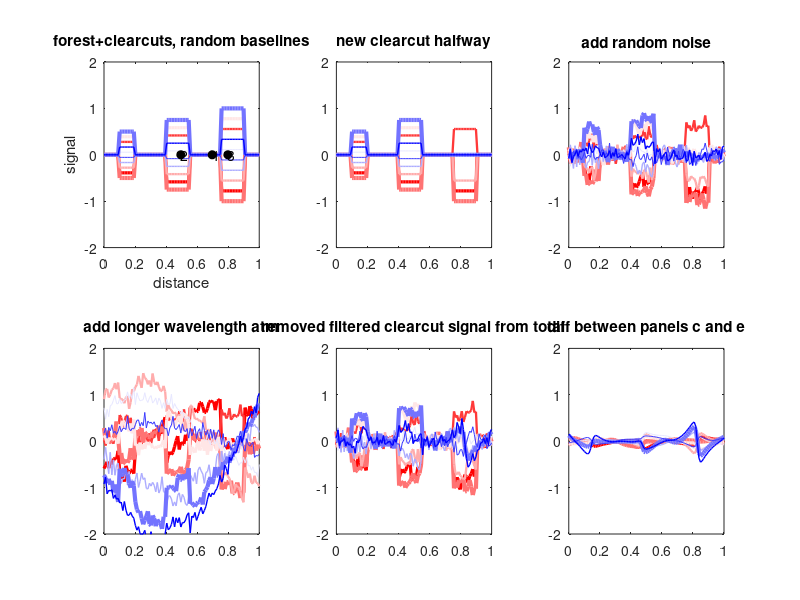
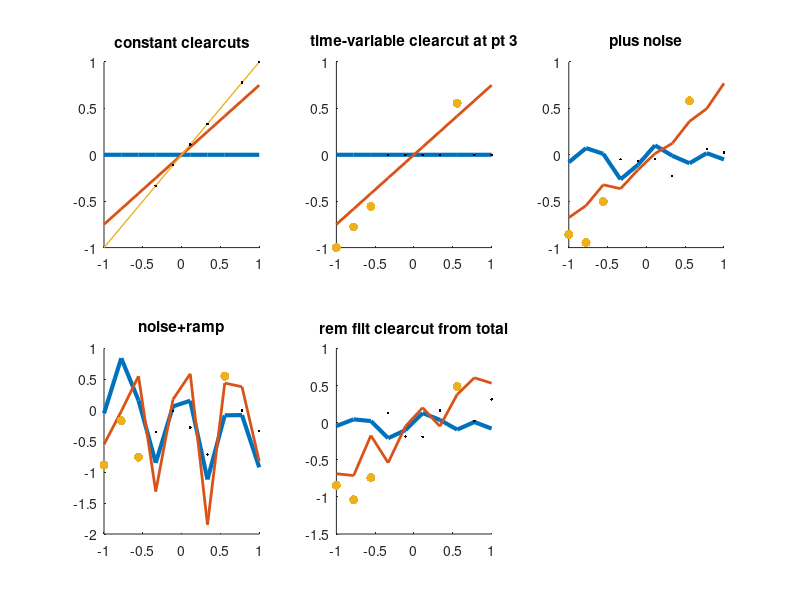
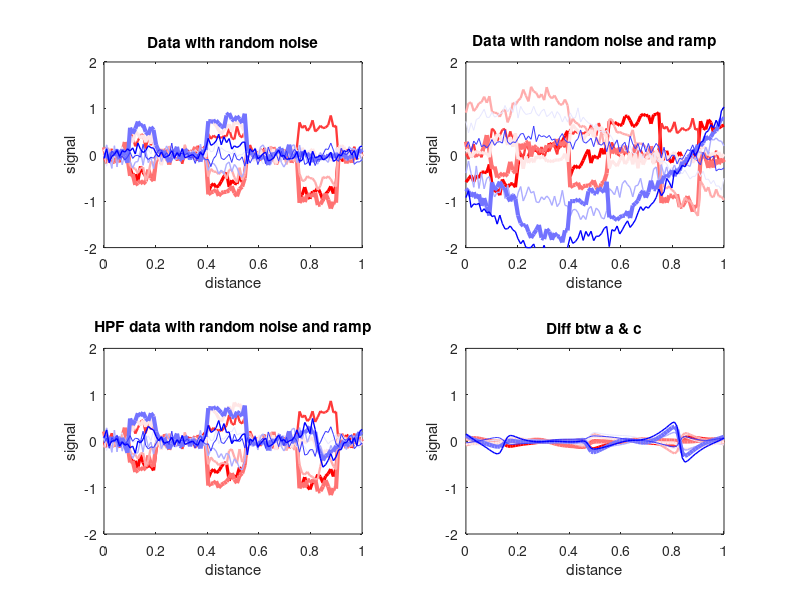

The MATLAB source for these figures, in order:
nx       = 100;
x        = linspace(0,1,nx);
ns       = 0.5; %number of sinusoids for "ramp" - small = more linear
Var      = 0.1; %noise level for random white noise

nd       = 10; %number of dates
postd    = nd*0.5; %timing of clearcut
poststat = (1:nd)>=postd;

bp       = linspace(-1,1,nd);
bp       = bp(randperm(nd)); %random, but evenly distributed baselines

%random values for ramp
sinphase = rand(1,nd)*2*pi;
sinmag   = 0.75*randn(1,nd);

%mark out boxcars;
%nb=3;sigbox=ceil(x*nb)-round(x*nb); ;uniform boxcars
b        = [0.1 0.2 ;0.4 0.55; 0.75 0.9];
bcar     = zeros(1,nx);
for i=1:3
    bcar(and(x>b(i,1),x<=b(i,2)))=0.25+i/4; %slightly different sizes for clarity in last figure
end

%after time postd, remove 3rd boxcar
bcarpost=bcar;
bcarpost(and(x>b(3,1),x<=b(3,2)))=0;  


%points: perm clearcut, middle tree boxcar, third boxcar that gets cleared
xp=[70 50 80];



dx   = 10; %spatial scale for intra-clearcut filter; note, this is in pixels, not distance
kern = exp(-(-dx:dx).^2/2/(dx/3)^2);

for i=1:nd
    allnoise(i,:)  = Var*randn(1,nx);
    allramp(i,:)   = sinmag(i)*sin(x*2*pi*ns+sinphase(i));
    
    %signal from boxcars, pre or post
    allsigbox(i,:) = bcar*bp(i);
    if(i<postd)
        allsigbox2(i,:)=allsigbox(i,:);
    else
        allsigbox2(i,:)=bcarpost*bp(i);
    end
    
    %if clearcuts known (sigbox=0), filter out atm?
    tmp        = allsigbox2(i,:)+allnoise(i,:)+allramp(i,:); % signal with random noise and ramp
    good       = bcar==0;
    tmp(~good) = 0;
    a          = conv(tmp,kern,'same');
    b          = conv(good,kern,'same');
    allsigbox2_filt(i,:)=a./b;
end
allsignoise=allsigbox2+allnoise;
allsignoiseramp=allsignoise+allramp;


%nice colorscale from red to blue
nd2=ceil(nd/2);
colors=[ones(nd2,1) linspace(0,0.9,nd2)' linspace(0,0.9,nd2)';linspace(0.9,0,nd2)' linspace(0.9,0,nd2)' ones(nd2,1);];


close all; 
figure
subplot(2,3,1)
for i=1:nd
    plot(x,allsigbox(i,:),'-','color',colors(i,:),'linewidth',abs(bp(i))*3)
    hold on
end
plot(x(xp),0,'ko','markerfacecolor','k')
text(x(xp),0*xp,num2str([1:3]'))
axis([0 1 -2 2])
title('forest+clearcuts, random baselines')
xlabel('distance'); 
ylabel('signal'); 


subplot(2,3,2)
for i=1:nd
    plot(x,allsigbox2(i,:),'-','color',colors(i,:),'linewidth',abs(bp(i))*3)
    hold on
end
axis([0 1 -2 2])
title('new clearcut halfway')


subplot(2,3,3)
for i=1:nd
    plot(x,allsignoise(i,:),'-','color',colors(i,:),'linewidth',abs(bp(i))*3)
    hold on
end
axis([0 1 -2 2])
title('add random noise')

subplot(2,3,4)
for i=1:nd
    plot(x,allsignoiseramp(i,:),'-','color',colors(i,:),'linewidth',abs(bp(i))*3)
    hold on
end
axis([0 1 -2 2])
title('add longer wavelength atm')

subplot(2,3,5)
for i=1:nd
    plot(x,allsignoiseramp(i,:)-allsigbox2_filt(i,:),'-','color',colors(i,:),'linewidth',abs(bp(i))*3)
    hold on
end
axis([0 1 -2 2])
title('removed filtered clearcut signal from total')

subplot(2,3,6)
for i=1:nd
    plot(x,allramp(i,:)-allsigbox2_filt(i,:),'-','color',colors(i,:),'linewidth',abs(bp(i))*3)
    hold on
end
axis([0 1 -2 2])
title('diff between panels c and e')




%%%now plot baseline vs. phs
ls=[3 2 1]; %so plots don't overla
[jnk,bpid]=sort(bp);
figure
subplot(2,3,1)
hold on
for i=1:3
    plot(bp(bpid),allsigbox(bpid,xp(i)),'-','linewidth',ls(i))
end
plot(bp(poststat),allsigbox(poststat,xp(3)),'k.') %plot points in third clearcut at times post-clearcutting
title('constant clearcuts');

subplot(2,3,2)
hold on
for i=1:2
    plot(bp(bpid),allsigbox2(bpid,xp(i)),'-','linewidth',ls(i))
end
plot(bp(~poststat),allsigbox2(~poststat,xp(3)),'.','markersize',20) %plot points in third clearcut at times pre-clearcutting
plot(bp(poststat),allsigbox2(poststat,xp(3)),'k.') %plot points in third clearcut at times post-clearcutting
title('time-variable clearcut at pt 3')
subplot(2,3,3)
hold on
for i=1:2
    plot(bp(bpid),allsignoise(bpid,xp(i)),'-','linewidth',ls(i))
end
plot(bp(~poststat),allsignoise(~poststat,xp(3)),'.','markersize',20) %plot points in third clearcut at times pre-clearcutting
plot(bp(poststat),allsignoise(poststat,xp(3)),'k.') %plot points in third clearcut at times post-clearcutting

title('plus noise')

subplot(2,3,4)
hold on
for i=1:2
    plot(bp(bpid),allsignoiseramp(bpid,xp(i)),'-','linewidth',ls(i))
end
plot(bp(~poststat),allsignoiseramp(~poststat,xp(3)),'.','markersize',20) %plot points in third clearcut at times pre-clearcutting
plot(bp(poststat),allsignoiseramp(poststat,xp(3)),'k.') %plot points in third clearcut at times post-clearcutting

title('noise+ramp')
subplot(2,3,5)
hold on
for i=1:2
    plot(bp(bpid),allsignoiseramp(bpid,xp(i))-allsigbox2_filt(bpid,xp(i)),'-','linewidth',ls(i))
end
plot(bp(~poststat),allsignoiseramp(~poststat,xp(3))-allsigbox2_filt(~poststat,xp(3)),'.','markersize',20) %plot points in third clearcut at times post-clearcutting
plot(bp(poststat),allsignoiseramp(poststat,xp(3))-allsigbox2_filt(poststat,xp(3)),'k.') %plot points in third clearcut at times post-clearcutting

title('rem filt clearcut from total')




close all; 
% figure for andes
figure
subplot(2,2,1)
for i=1:nd
    plot(x,allsignoise(i,:),'-','color',colors(i,:),'linewidth',abs(bp(i))*3)
    hold on
end
axis([0 1 -2 2])
title('Data with random noise')
xlabel('distance'); 
ylabel('signal'); 

subplot(2,2,2)
for i=1:nd
    plot(x,allsignoiseramp(i,:),'-','color',colors(i,:),'linewidth',abs(bp(i))*3)
    hold on
end
axis([0 1 -2 2])
title('Data with random noise and ramp')
xlabel('distance'); 
ylabel('signal'); 

subplot(2,2,3)
for i=1:nd
    plot(x,allsignoiseramp(i,:)-allsigbox2_filt(i,:),'-','color',colors(i,:),'linewidth',abs(bp(i))*3)
    hold on
end
axis([0 1 -2 2])
title('HPF data with random noise and ramp')
xlabel('distance'); 
ylabel('signal'); 

subplot(2,2,4)
for i=1:nd
    plot(x,allramp(i,:)-allsigbox2_filt(i,:),'-','color',colors(i,:),'linewidth',abs(bp(i))*3)
    hold on
end
axis([0 1 -2 2])
title('Diff btw a & c')
xlabel('distance'); 
ylabel('signal'); 